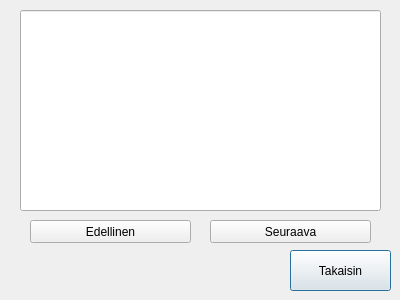
<?xml version="1.0" encoding="UTF-8"?>
<ui version="4.0">
 <class>Tilitapahtuma</class>
 <widget class="QDialog" name="Tilitapahtuma">
  <property name="geometry">
   <rect>
    <x>0</x>
    <y>0</y>
    <width>400</width>
    <height>300</height>
   </rect>
  </property>
  <property name="windowTitle">
   <string>Dialog</string>
  </property>
  <widget class="QPushButton" name="pushButton_tilitakaisin">
   <property name="geometry">
    <rect>
     <x>290</x>
     <y>250</y>
     <width>101</width>
     <height>41</height>
    </rect>
   </property>
   <property name="text">
    <string>Takaisin</string>
   </property>
  </widget>
  <widget class="QLineEdit" name="lineEdit">
   <property name="geometry">
    <rect>
     <x>20</x>
     <y>10</y>
     <width>361</width>
     <height>201</height>
    </rect>
   </property>
  </widget>
  <widget class="QPushButton" name="pushButton">
   <property name="geometry">
    <rect>
     <x>210</x>
     <y>220</y>
     <width>161</width>
     <height>23</height>
    </rect>
   </property>
   <property name="text">
    <string>Seuraava</string>
   </property>
  </widget>
  <widget class="QPushButton" name="pushButton_2">
   <property name="geometry">
    <rect>
     <x>30</x>
     <y>220</y>
     <width>161</width>
     <height>23</height>
    </rect>
   </property>
   <property name="text">
    <string>Edellinen</string>
   </property>
  </widget>
 </widget>
 <resources/>
 <connections/>
</ui>
